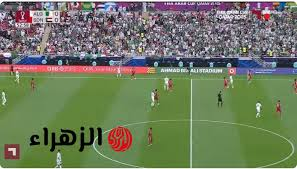
#> input picture dist/uploads/image-1766782982039.jfif, 297 x 169 px
$ python -i scene_analyzer.py   (imports and definitions only)
#> lines starting #> are read from the running program, lines starting #| are printed output that depends on the picture
#> further down, picture is the input picture: shape (169, 297, 3); mean B, G, R 96.3, 122.5, 112.2
import cv2
import numpy as np
from dataclasses import dataclass

@dataclass
class SceneInfo:
    is_crowded: bool
    is_shaky: bool
    lighting_condition: str  # 'good', 'low', 'glare'
    occlusion_level: float  # 0.0 to 1.0
    motion_intensity: float # 0.0 to 1.0

class SceneAnalyzer:
    def __init__(self):
        self.prev_frame = None
        self.prev_gray = None

    def analyze(self, frame) -> SceneInfo:
        """
        Analyze the current frame to determine scene characteristics.
        """
        gray = cv2.cvtColor(frame, cv2.COLOR_BGR2GRAY)
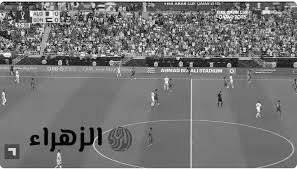
#> gray: shape (169, 297); min 0, max 255, mean 116.4
        height, width = frame.shape[:2]
#> height = 169; width = 297

        # 1. Detect Camera Motion / Shake using Optical Flow on background
        motion_intensity = 0.0
        is_shaky = False

        if self.prev_gray is not None:
            # Calculate dense optical flow (Farneback) on a downscaled frame for speed
            small_curr = cv2.resize(gray, (width // 4, height // 4))
            small_prev = cv2.resize(self.prev_gray, (width // 4, height // 4))

            flow = cv2.calcOpticalFlowFarneback(small_prev, small_curr, None, 0.5, 3, 15, 3, 5, 1.2, 0)
            mag, _ = cv2.cartToPolar(flow[..., 0], flow[..., 1])
            motion_intensity = np.mean(mag)

            # Threshold for shaky camera (heuristic)
            if motion_intensity > 2.0:
                is_shaky = True

        self.prev_gray = gray

        # 2. Analyze Lighting
        avg_brightness = np.mean(gray)
#> avg_brightness = 116.4
        if avg_brightness < 50:
            lighting = 'low'
        elif avg_brightness > 200:
            lighting = 'glare'
        else:
            lighting = 'good'

        # 3. Estimate Crowding / Occlusion (Simple Edge Density)
        # More edges often means more texture/objects in a soccer context (players, crowd)
        # This is a rough proxy; true crowding comes from detection count
        edges = cv2.Canny(gray, 100, 200)
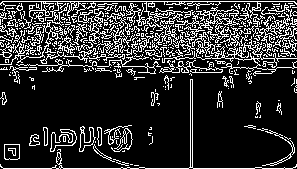
#> edges: shape (169, 297); 19% white in thin lines or dots
        edge_density = np.count_nonzero(edges) / (width * height)
#> edge_density = 0.19

        is_crowded = edge_density > 0.05  # Heuristic threshold
#> is_crowded = True
        occlusion_level = min(edge_density * 10, 1.0) # Normalize
#> occlusion_level = 1

        return SceneInfo(
            is_crowded=is_crowded,
            is_shaky=is_shaky,
            lighting_condition=lighting,
            occlusion_level=occlusion_level,
            motion_intensity=motion_intensity
        )

>>> import cv2
>>> picture = cv2.imread('../../dist/uploads/image-1766782982039.jfif')
>>> result = SceneAnalyzer().analyze(picture)

$ run again, on dist/uploads/image-1766784819308.jfif
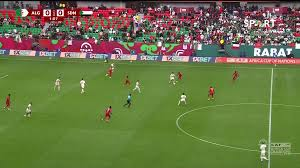
#> input picture dist/uploads/image-1766784819308.jfif, 300 x 168 px
#> picture is the input picture: shape (168, 300, 3); mean B, G, R 71, 117.3, 107.2
#> in analyze, `gray = cv2.cvtColor(frame, cv2.COLOR_BGR2GRAY)`:
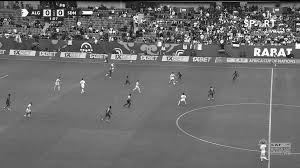
#> gray: shape (168, 300); min 0, max 255, mean 108.9
#> avg_brightness = 108.9
#> in analyze, `edges = cv2.Canny(gray, 100, 200)`:
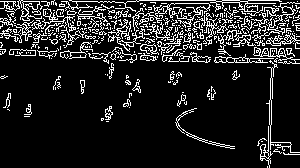
#> edges: shape (168, 300); 13.7% white in thin lines or dots
#> edge_density = 0.137
#> is_crowded = True
#> occlusion_level = 1
